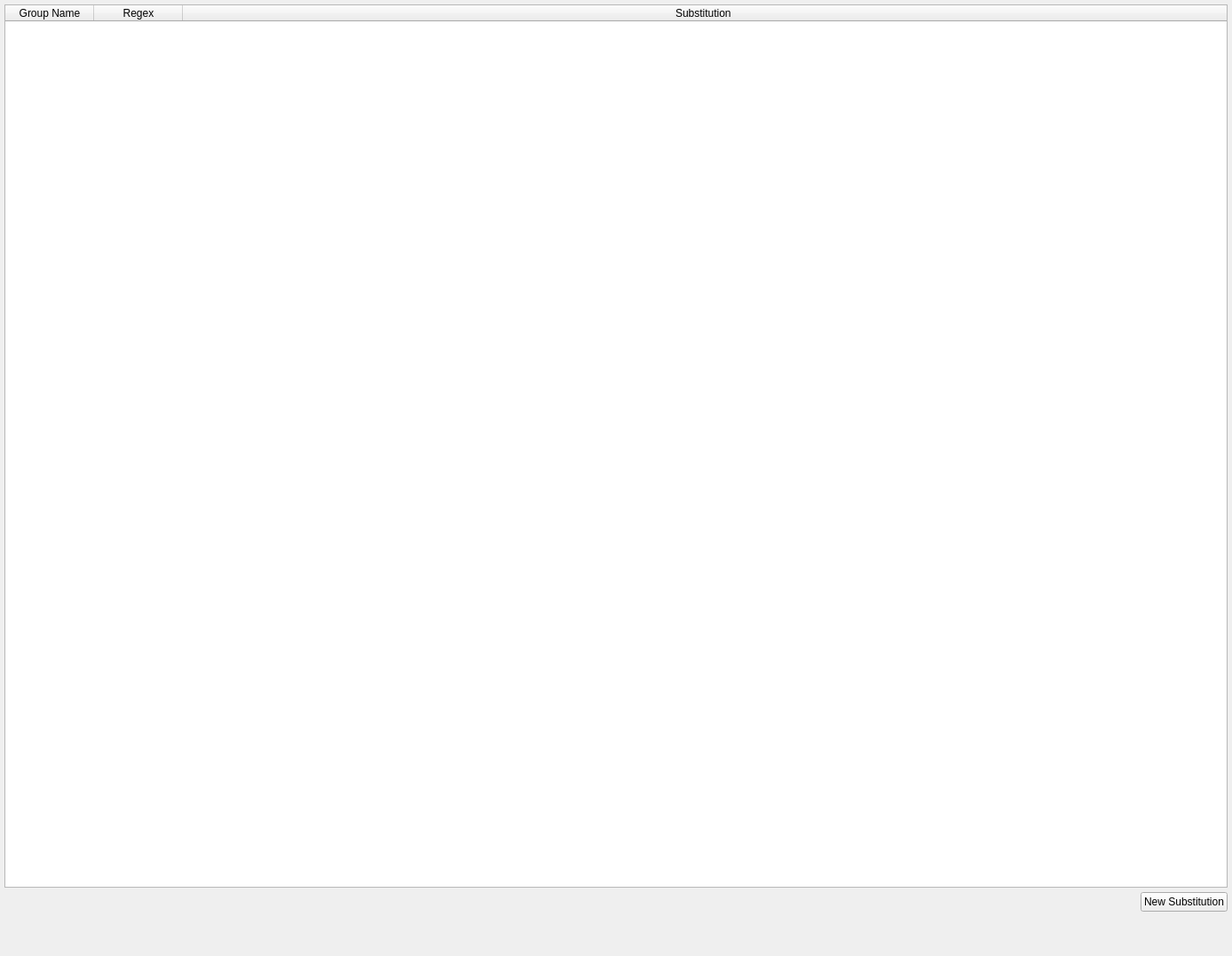
<?xml version="1.0" encoding="UTF-8"?>
<ui version="4.0">
 <class>RegexGroupsSubstitutionsWidget</class>
 <widget class="QWidget" name="RegexGroupsSubstitutionsWidget">
  <property name="geometry">
   <rect>
    <x>0</x>
    <y>0</y>
    <width>1388</width>
    <height>1077</height>
   </rect>
  </property>
  <property name="contextMenuPolicy">
   <enum>Qt::DefaultContextMenu</enum>
  </property>
  <property name="windowTitle">
   <string>Form</string>
  </property>
  <layout class="QVBoxLayout" name="verticalLayout">
   <property name="spacing">
    <number>5</number>
   </property>
   <property name="margin">
    <number>5</number>
   </property>
   <item>
    <widget class="QTableWidget" name="regexGroupsSubstitutionsWidget">
     <property name="contextMenuPolicy">
      <enum>Qt::CustomContextMenu</enum>
     </property>
     <property name="editTriggers">
      <set>QAbstractItemView::NoEditTriggers</set>
     </property>
     <property name="selectionMode">
      <enum>QAbstractItemView::SingleSelection</enum>
     </property>
     <property name="selectionBehavior">
      <enum>QAbstractItemView::SelectRows</enum>
     </property>
     <property name="sortingEnabled">
      <bool>true</bool>
     </property>
     <property name="columnCount">
      <number>3</number>
     </property>
     <attribute name="horizontalHeaderStretchLastSection">
      <bool>true</bool>
     </attribute>
     <column>
      <property name="text">
       <string>Group Name</string>
      </property>
     </column>
     <column>
      <property name="text">
       <string>Regex</string>
      </property>
     </column>
     <column>
      <property name="text">
       <string>Substitution </string>
      </property>
     </column>
    </widget>
   </item>
   <item>
    <layout class="QVBoxLayout" name="verticalLayout_4">
     <item>
      <layout class="QHBoxLayout" name="horizontalLayout">
       <item>
        <spacer name="horizontalSpacer">
         <property name="orientation">
          <enum>Qt::Horizontal</enum>
         </property>
         <property name="sizeHint" stdset="0">
          <size>
           <width>40</width>
           <height>20</height>
          </size>
         </property>
        </spacer>
       </item>
       <item>
        <widget class="QPushButton" name="newSubstitutionButton">
         <property name="text">
          <string>New Substitution</string>
         </property>
        </widget>
       </item>
      </layout>
     </item>
    </layout>
   </item>
   <item>
    <widget class="QSplitter" name="splitter">
     <property name="orientation">
      <enum>Qt::Horizontal</enum>
     </property>
     <widget class="QWidget" name="verticalLayoutWidget">
      <layout class="QVBoxLayout" name="verticalLayout_2">
       <item>
        <spacer name="verticalSpacer">
         <property name="orientation">
          <enum>Qt::Vertical</enum>
         </property>
         <property name="sizeHint" stdset="0">
          <size>
           <width>20</width>
           <height>40</height>
          </size>
         </property>
        </spacer>
       </item>
      </layout>
     </widget>
    </widget>
   </item>
  </layout>
 </widget>
 <resources/>
 <connections/>
</ui>
